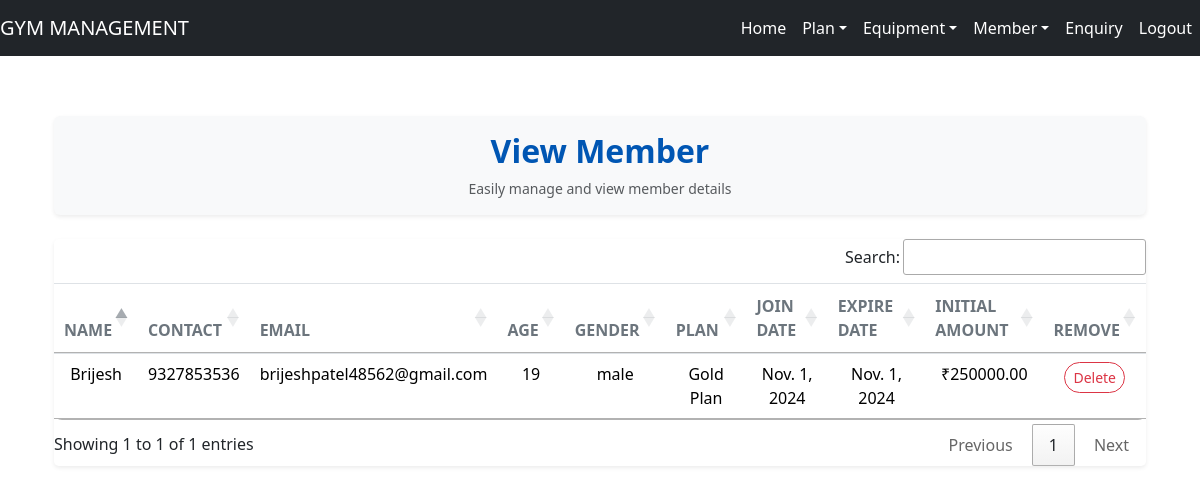
Page /view_member (signed in) on the committed database.
### gym/models.py (models this page shows, shortened)
class Member(models.Model):
    user = models.ForeignKey(User, on_delete=models.CASCADE)
    name = models.CharField(max_length=20)
    contact = models.CharField(max_length=10)
    emailid = models.EmailField()
    age = models.IntegerField()
    gender = models.CharField(max_length=10)
    plan = models.ForeignKey(Plan, on_delete=models.CASCADE)
    joindate = models.DateField()
    expiredate = models.DateField()
    initialamount = models.DecimalField(max_digits=10, decimal_places=2)
    submission_date = models.DateTimeField(default=timezone.now)

class Plan(models.Model):
    name = models.CharField(max_length=20)
    amount = models.CharField(max_length=10)
    duration = models.CharField(max_length=3)
    def __str__(self):
        return self.name

### gym/views.py (the view)
# urls.py: path('view_member', View_Member, name="view_member"),
def View_Member(request):
    if not request.user.is_staff:
        return redirect('admin_login')
    member = Member.objects.all()
    d = {'member':member}
    return render(request , 'view_member.html' , d)

### gym/templates/view_member.html
{% extends 'navigationbar.html' %}
{% block body %}
<div class="container" style="margin-top: 60px; max-width: 1500px;">
    <div class="card mb-4 border-0 shadow-sm rounded" style="background-color: #f8f9fa;">
        <div class="card-body text-center">
            <h2 class="font-weight-bold" style="color: #0056b3;">View Member</h2>
            <p class="text-muted small mb-0">Easily manage and view member details</p>
        </div>
    </div>
    <div class="card shadow-sm border-0 rounded-lg">
        <div class="table-responsive">
            <table class="table align-middle mb-0" id="example" style="border-radius: 8px;">
                <thead>
                    <tr class="text-center" style="background-color: #e9ecef;">
                        <th class="text-secondary font-weight-bold text-uppercase">Name</th>
                        <th class="text-secondary font-weight-bold text-uppercase">Contact</th>
                        <th class="text-secondary font-weight-bold text-uppercase">Email</th>
                        <th class="text-secondary font-weight-bold text-uppercase">Age</th>
                        <th class="text-secondary font-weight-bold text-uppercase">Gender</th>
                        <th class="text-secondary font-weight-bold text-uppercase">Plan</th>
                        <th class="text-secondary font-weight-bold text-uppercase">Join Date</th>
                        <th class="text-secondary font-weight-bold text-uppercase">Expire Date</th>
                        <th class="text-secondary font-weight-bold text-uppercase">Initial Amount</th>
                        <th class="text-secondary font-weight-bold text-uppercase">Remove</th>
                    </tr>
                </thead>
                <tbody>
                    {% for i in member %}
                    <tr class="text-center">
                        <td>{{ i.name }}</td>
                        <td>{{ i.contact }}</td>
                        <td>{{ i.emailid }}</td>
                        <td>{{ i.age }}</td>
                        <td>{{ i.gender }}</td>
                        <td>{{ i.plan }}</td>
                        <td>{{ i.joindate }}</td>
                        <td>{{ i.expiredate }}</td>
                        <td>₹{{ i.initialamount | floatformat:2 }}</td>
                        <td>
                            <a class="btn btn-outline-danger btn-sm rounded-pill" href="{% url 'delete_member' i.id %}" onclick="return confirm('Are you sure you want to delete this member?')">Delete</a>
                        </td>
                    </tr>
                    {% endfor %}
                </tbody>
            </table>
        </div>
    </div>
    <br>
</div>
{% endblock %}

### rows in the picture
Member: name "Brijesh", contact "9327853536", emailid "brijeshpatel48562@gmail.com", age "19", gender "male", plan "Gold Plan", joindate "Nov. 1, 2024", expiredate "Nov. 1, 2024", initialamount "250000.00"
